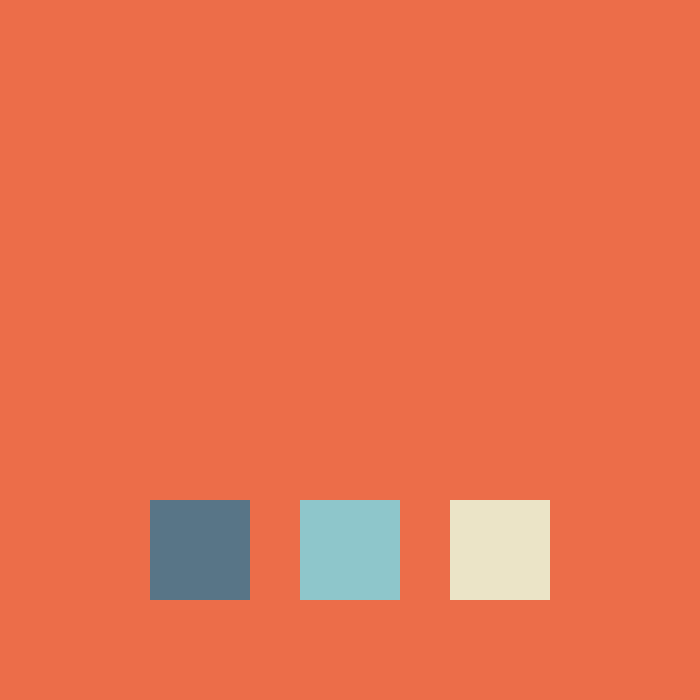
Frame 1 (no input)
Frame 60 (the mouse pressed at the canvas centre just before this capture): identical to frame 1, image omitted
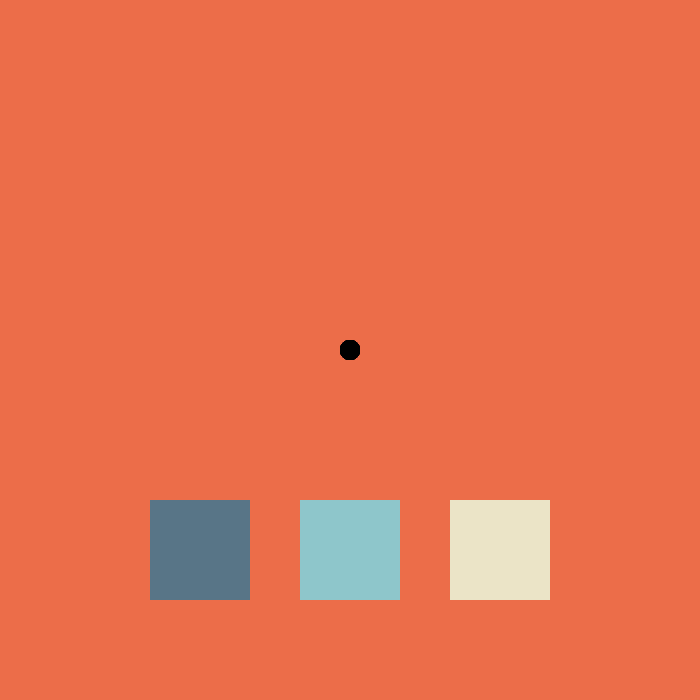
Frame 120 (the mouse held since frame 60 and released just before this capture)

The Processing sketch that drew these frames (run headless with seeded random() and noise(); from frame 60 on, the mouse is pressed at the canvas centre):

// Processing sketch: processing_26371
// ── processing_26371.pde

color fil;
color r = color(88,117,135);
color g = color(142,198,203);
color b = color(235,228,199);
 
void setup() {
   
  noStroke();
  size (700,700);
  background(236,109,73);
 
 
 
  fill(88,117,135);
  rect (150,500,100,100);
  
  fill(142,198,203);
 rect (300,500,100,100);
  
  fill(235,228,199);
  rect (450,500,100,100);

   
   
}
 
void draw() {
   
 
  if (mousePressed == true) {
    fill(fil);
 
    ellipse(mouseX,mouseY, 20,20);
  }
 
 
  if (mouseX>150 && mouseX<250 && mouseY>500 &&mouseY<600 &&(mousePressed == true)) {
    fil = color(r);
  }
 
  if (mouseX>300 && mouseX<400 && mouseY>500 &&mouseY<600 &&(mousePressed == true)) {
    fil =  color(g);
  }
 
  if (mouseX>450 && mouseX<5500 && mouseY>500 &&mouseY<600 &&(mousePressed == true)) {
    fil = color(b);
  }
   
   
}


                
                                
